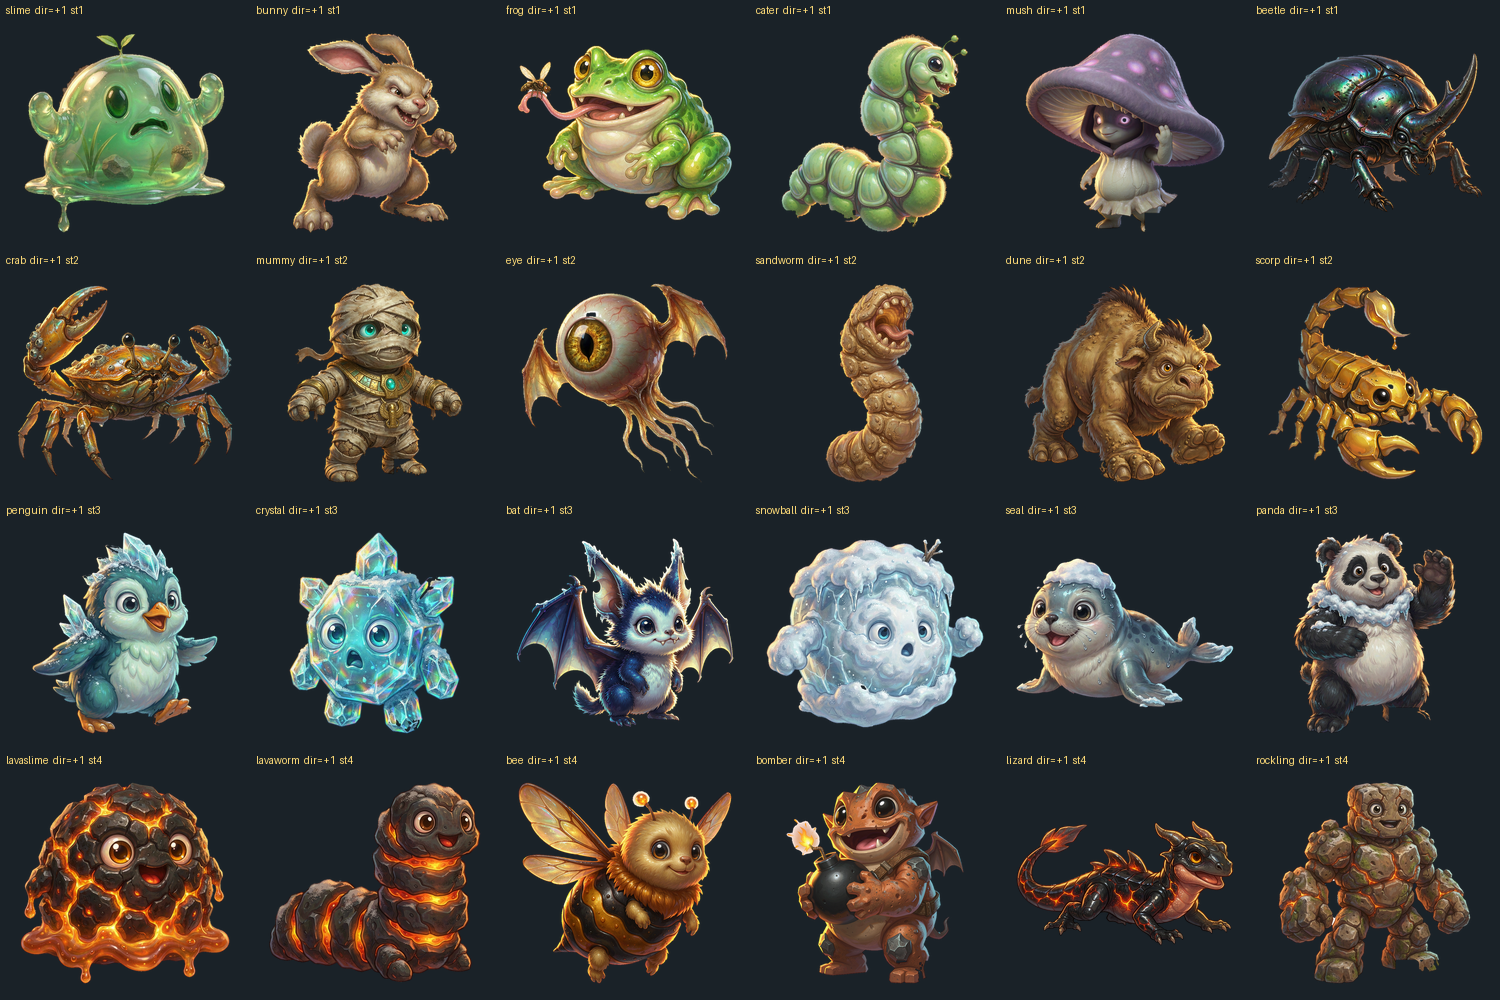

Write the Python code that produced this figure.
# -*- coding: utf-8 -*-
"""把所有小怪貼圖排成一張標註圖，人眼檢查「是不是全部朝同一邊」。"""
import io, os, re
from PIL import Image, ImageDraw

D = os.path.dirname(os.path.abspath(__file__))
ROOT = os.path.dirname(os.path.dirname(D))

def foe_art():
    s = io.open(os.path.join(ROOT, 'index.html'), encoding='utf-8').read()
    i = s.index('const FOE_ART = {'); j = s.index('\n};', i)
    out = {}
    for m in re.finditer(r"(\w+): \{ dir: (-?1)", s[i:j]):
        out[m.group(1)] = int(m.group(2))
    return out

def find(stage, name):
    for f in sorted(os.listdir(os.path.join(D, 'stage%d' % stage))):
        if re.match(r'^\d\d-%s\.png$' % name, f):
            return os.path.join(D, 'stage%d' % stage, f)
    return None

STAGES = {1: ['slime','bunny','frog','cater','mush','beetle'],
          2: ['crab','mummy','eye','sandworm','dune','scorp'],
          3: ['penguin','crystal','bat','snowball','seal','panda'],
          4: ['lavaslime','lavaworm','bee','bomber','lizard','rockling']}

art = foe_art()
CW, CH = 250, 250
rows = len(STAGES)
sheet = Image.new('RGB', (CW * 6, CH * rows), (26, 34, 40))
dr = ImageDraw.Draw(sheet)
for r, (st, ids) in enumerate(sorted(STAGES.items())):
    for c, name in enumerate(ids):
        p = find(st, name)
        if not p: continue
        im = Image.open(p).convert('RGBA')
        w, h = im.size
        k = min((CW - 30) / w, (CH - 46) / h)
        im = im.resize((max(1, int(w * k)), max(1, int(h * k))), Image.LANCZOS)
        x = c * CW + (CW - im.width) // 2
        y = r * CH + (CH - im.height) // 2 + 8
        sheet.paste(im, (x, y), im)
        dr.text((c * CW + 6, r * CH + 4), '%s  dir=%+d  st%d' % (name, art.get(name, 0), st), fill=(255, 220, 120))
out = os.path.join(D, '_audit_faces.png')
sheet.save(out)
print('saved', out, sheet.size)
